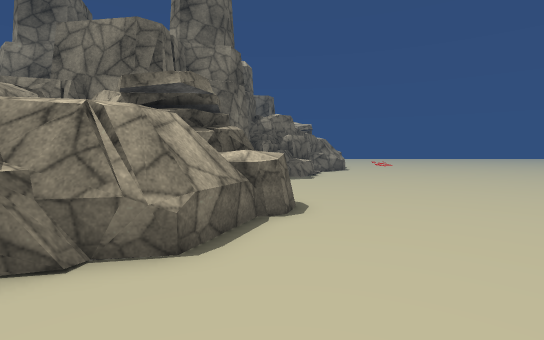
view 1 (above)

18 first-person views from a walk through a 3-D level made in the Unity game engine. The camera is 1.4 m above the floor, tilts 4° down and sees 85° across. The floor is counted in squares, 1 m on a side. Each view is taken from the middle of a square. On the plan, view 1 faces up. The plan holds only what a view shows up to about 14 squares ahead; the rest is blank. The place goes on beyond the plan. Some surface patterns are stand-ins.

view 2
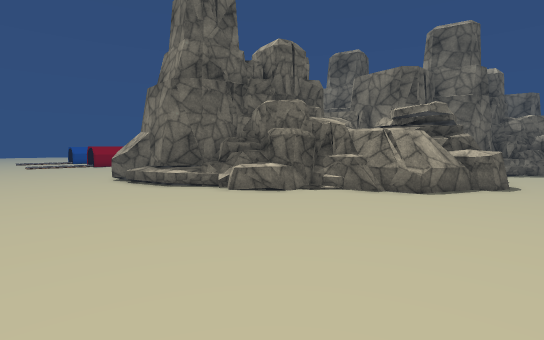

view 3
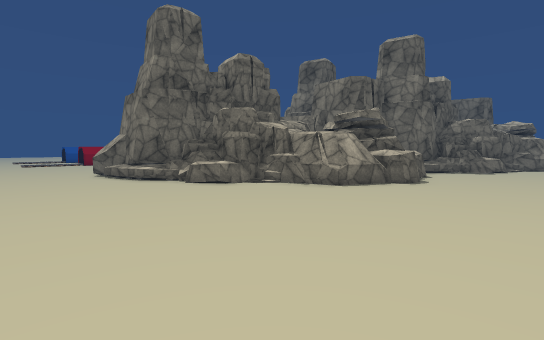

view 4
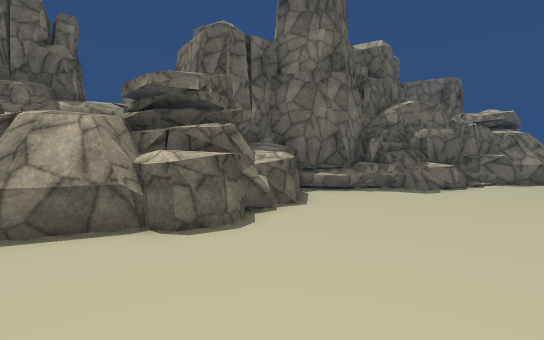

view 5
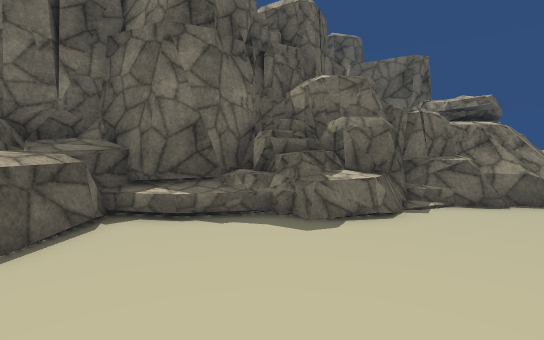

view 6
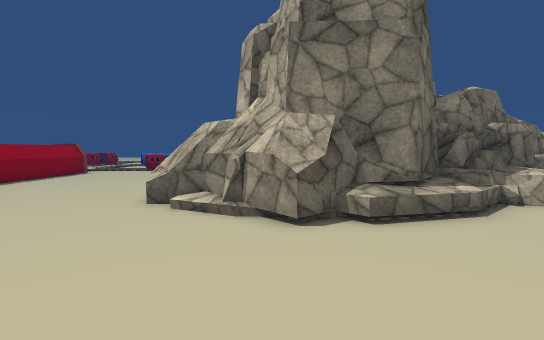

view 7
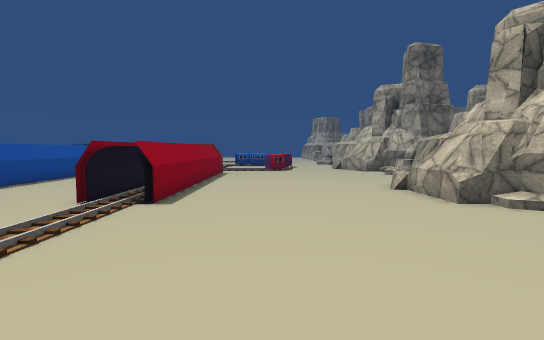

view 8
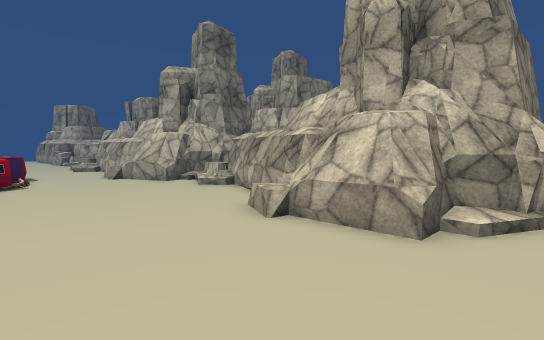

view 9
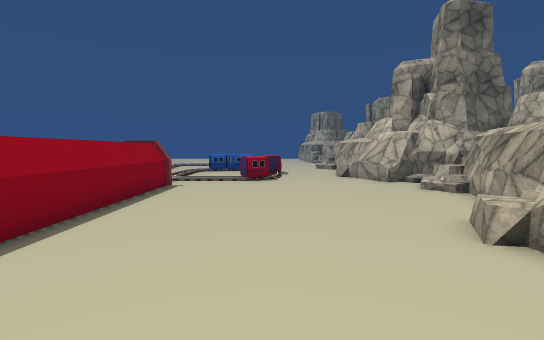

view 10
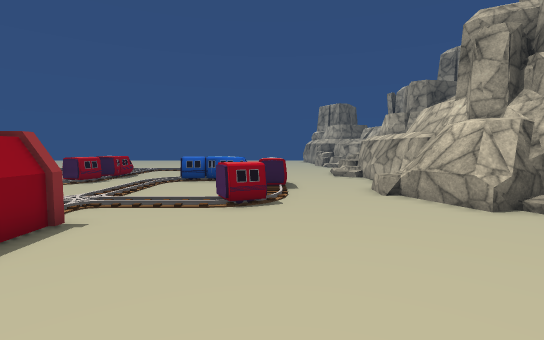

view 11
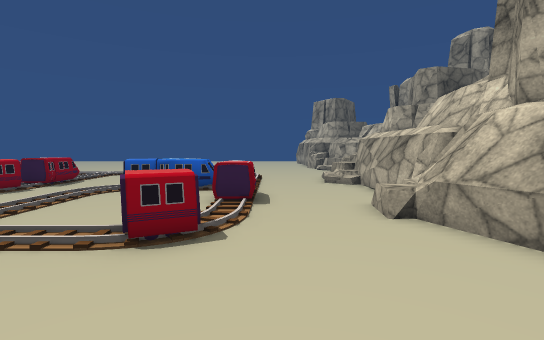

view 12
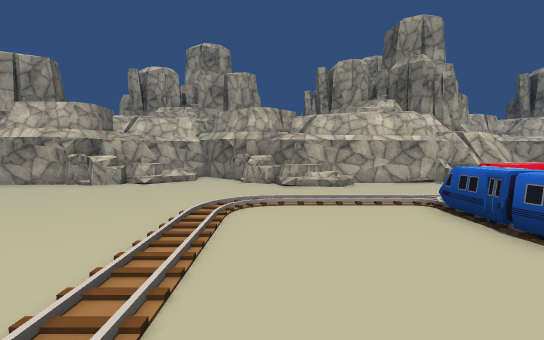

view 13
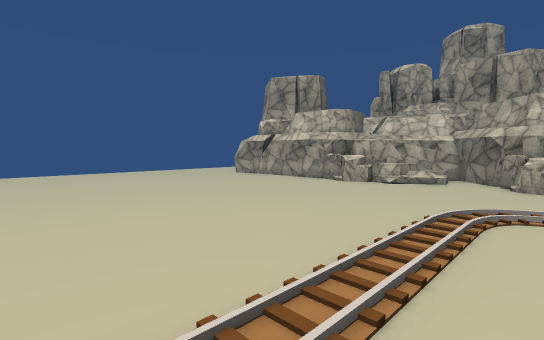

view 14
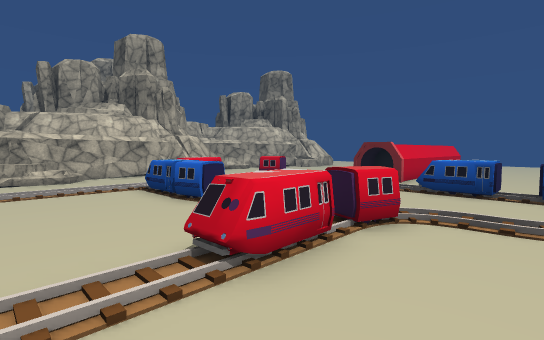

view 15
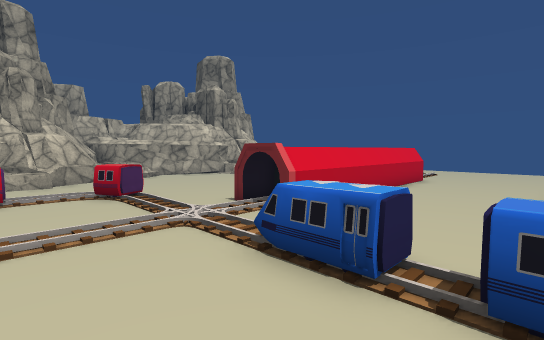

view 16
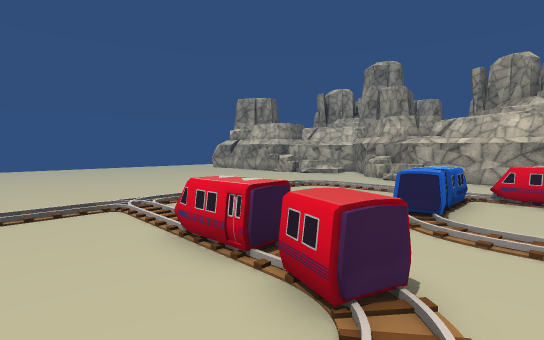

view 17
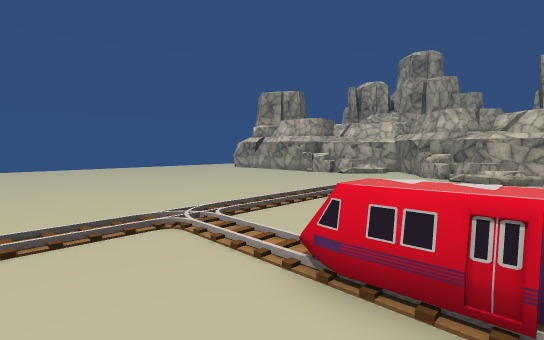

view 18
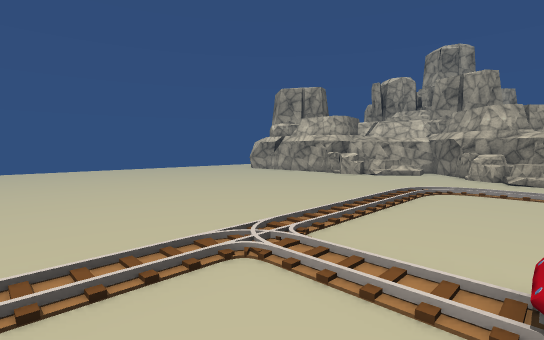

### Floor plan
Key: @ floor where view 1 was taken; # wall or solid block; . floor; / step, stairs or slope; = window, fence, low wall or low ledge; ^ raised ledge; W wagon; O other object.
Columns run from 31 left of view 1 to 5 right of it. Each row starts with its distance up from view 1.
 31 ...............###
 30 ...............^^#
 29 ...............=##
 28 ................==^
 27 ................. ##
 26 ..................##
 25 //////////.......##
 24 ///.////////....^#
 23 ...............==#
 22 .............../^^^                #
 21 ...=.........../^^                 #
 20 ...^.........../#                 ###
 19 ...^...WW^=.....#                ##=.
 18 ..WW...WW^=.....#                ##..
 17 .//W.......^....#              ###...
 16 //.........^....#             ###^...
 15 ...............^##            #=^=...
 14 ...............###           ##=.....
 13 W#^^......WW...=###         ##O......
 12 W#^^......W.....####       #^^.......
 11  ..  .............=# #     #^^^......
 10  ..  ###.........O=^ #     ###^=.....
  9  ..  ###.........=#          ##=.....
  8  ... ###.........##          ##^.....
  7 #... ###.........#           #^^.....
  6 #... ###.........#           #^^.....
  5 #....###........##           ##......
  4 #....###......=^#          ####......
  3  ....###.......##         ###........
  2  ....###.......##     #####..........
  1  ....# #.......=##    #==^^..........
  0  .............../######O.=.....@.....
 -1  ................/#=OO...............
 -2  ..  ................................
 -3       ...............................
 -4        ....... .....................
 -5         .....  ....................
 -6                       ............  .
 -7           .       .

Where each view was taken, in squares from view 1:
view 1: 0 up, 0 right, facing up
view 2: 6 down, 2 right, facing up-left
view 3: 6 down, 5 right, facing up-left
view 4: 4 up, 5 right, facing up-left
view 5: 10 up, 5 right, facing up-left
view 6: 7 down, 13 left, facing up
view 7: 7 down, 21 left, facing up
view 8: 1 down, 21 left, facing up-right
view 9: 1 down, 20 left, facing up
view 10: 5 up, 20 left, facing up
view 11: 8 up, 19 left, facing up
view 12: 23 up, 28 left, facing right
view 13: 23 up, 28 left, facing up-right
view 14: 23 up, 31 left, facing down-right
view 15: 16 up, 31 left, facing down-right
view 16: 16 up, 31 left, facing up-right
view 17: 19 up, 31 left, facing up-right
view 18: 21 up, 31 left, facing up-right
